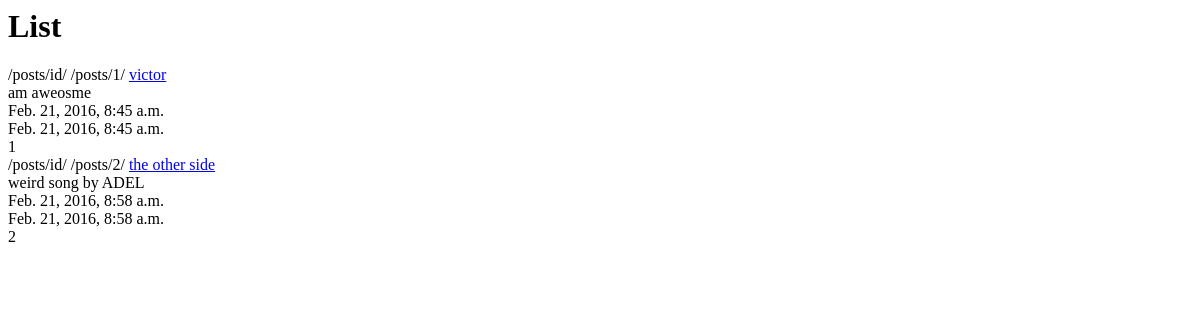
The app's page /posts/, older data.
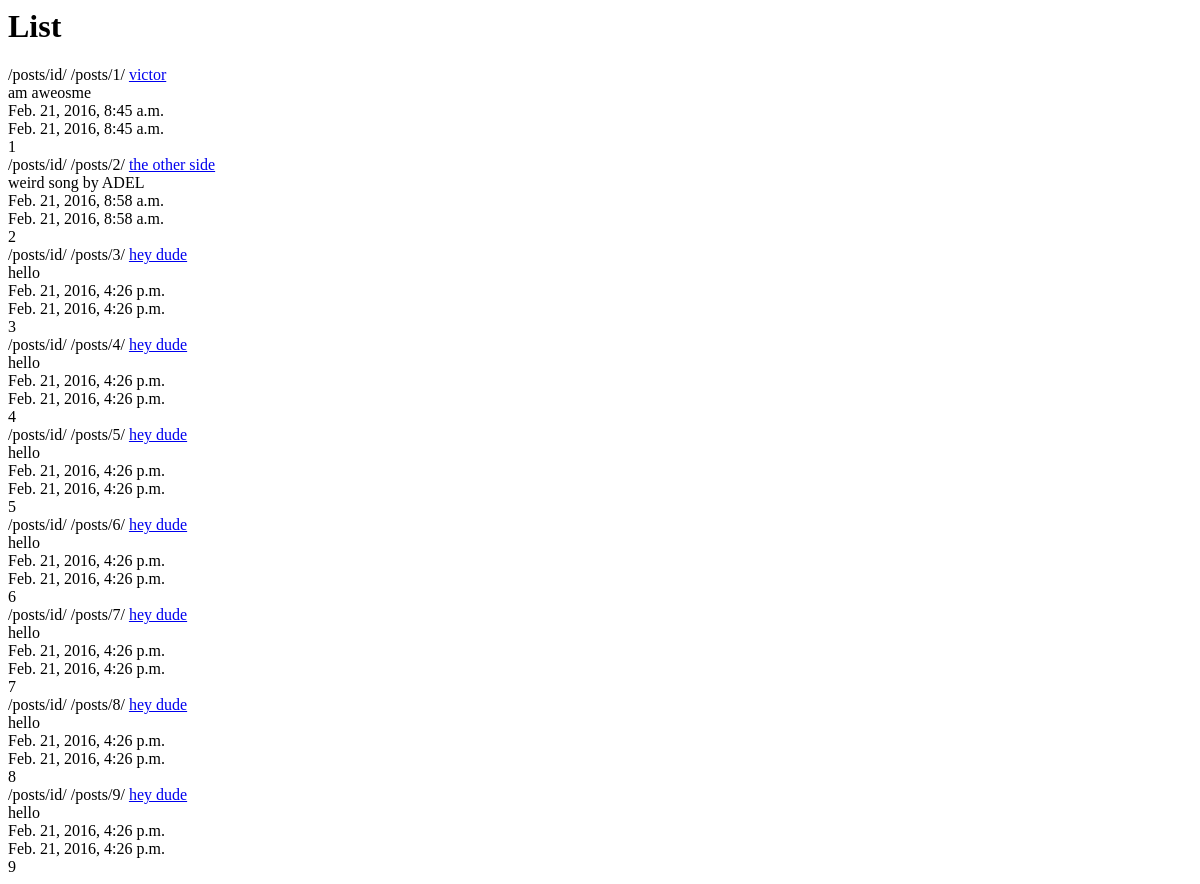
The same page, newer data.
### posts/models.py (models this page shows, shortened)
class Post(models.Model):
	title=models.CharField(max_length=120)
	content=models.TextField()
	updated=models.DateTimeField(auto_now=True,auto_now_add=False)
	timestamp=models.DateTimeField(auto_now=False,auto_now_add=True)
	def get_absolute_url(self):
		 return reverse("posts:detail", kwargs={"id": self.id})

### posts/views.py (the view)
def post_list(request):
	queryset = Post.objects.all()
	context = {
		"object_list": queryset,
		"title": "List"
	}
	return render(request, "post_list.html", context)

### templates/post_list.html
{% extends "base.html" %}
{% block content %}
<h1>{{ title }}</h1>
{% for obj in object_list %}
/posts/id/
{% url "posts:detail" id=obj.id %}
<a href='{{ obj.get_absolute_url }}'>{{ obj.title }}</a><br/>
{{ obj.content }}<br/>
{{ obj.timestamp }}<br/>
{{ obj.updated }}<br/>
{{ obj.id }}<br/>
{% endfor %}
{% endblock content %}

Row changes from the older to the newer data that the page shows:
added Post: id "/posts/3/", title "hey dude", content "hello", timestamp "Feb. 21, 2016, 4:26 p.m.", updated "Feb. 21, 2016, 4:26 p.m.", id "3"
added Post: id "/posts/4/", title "hey dude", content "hello", timestamp "Feb. 21, 2016, 4:26 p.m.", updated "Feb. 21, 2016, 4:26 p.m.", id "4"
added Post: id "/posts/5/", title "hey dude", content "hello", timestamp "Feb. 21, 2016, 4:26 p.m.", updated "Feb. 21, 2016, 4:26 p.m.", id "5"
added Post: id "/posts/6/", title "hey dude", content "hello", timestamp "Feb. 21, 2016, 4:26 p.m.", updated "Feb. 21, 2016, 4:26 p.m.", id "6"
added Post: id "/posts/7/", title "hey dude", content "hello", timestamp "Feb. 21, 2016, 4:26 p.m.", updated "Feb. 21, 2016, 4:26 p.m.", id "7"
added Post: id "/posts/8/", title "hey dude", content "hello", timestamp "Feb. 21, 2016, 4:26 p.m.", updated "Feb. 21, 2016, 4:26 p.m.", id "8"
added Post: id "/posts/9/", title "hey dude", content "hello", timestamp "Feb. 21, 2016, 4:26 p.m.", updated "Feb. 21, 2016, 4:26 p.m.", id "9"
